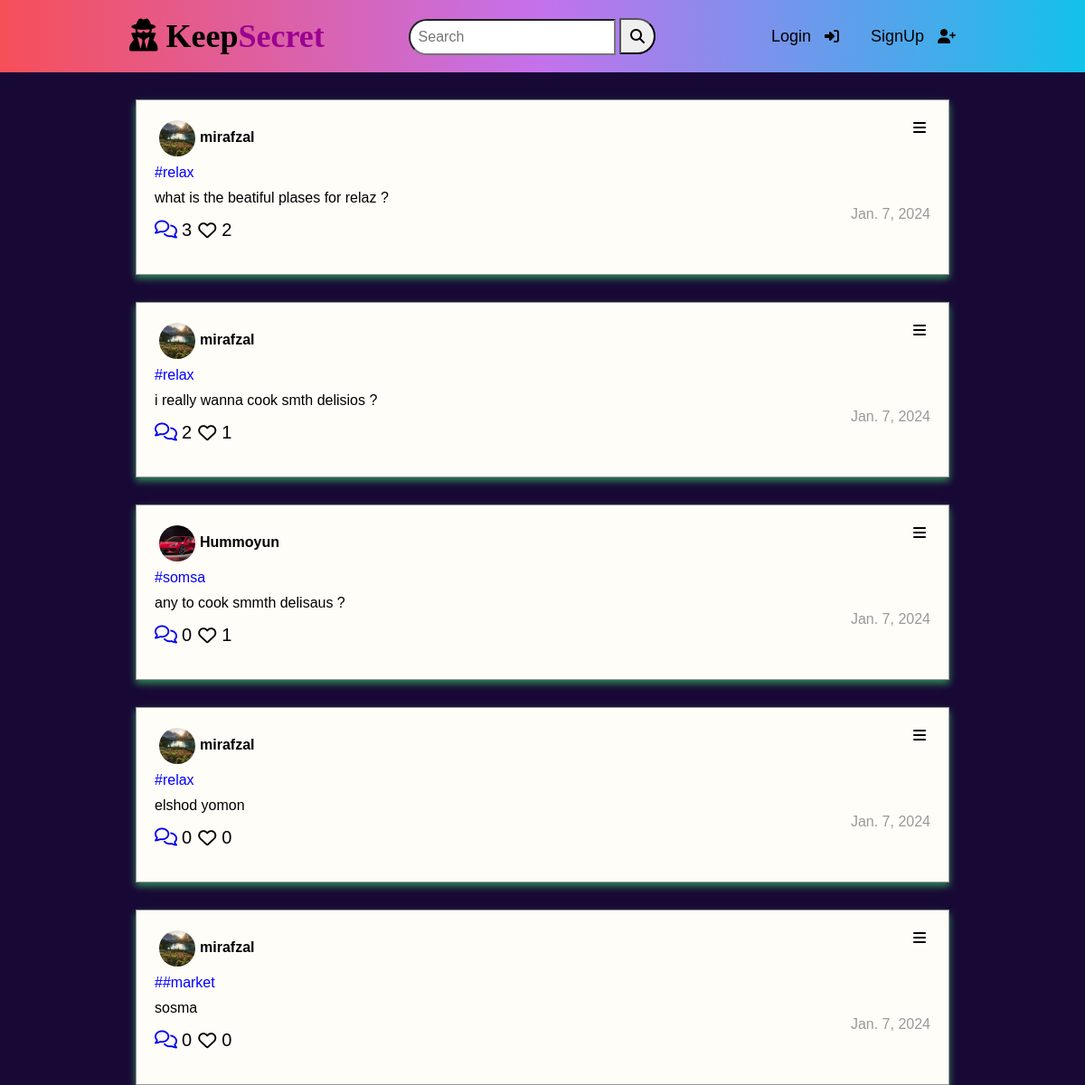
The page / on the database its author committed.
### posts/models.py (models this page shows, shortened)
class Post(models.Model):
    author = models.ForeignKey(User, on_delete=models.CASCADE)
    content = models.TextField()
    hashtags = models.ManyToManyField(Hashtag, related_name='posts')
    created_at = models.DateTimeField(auto_now_add=True)

class Hashtag(models.Model):
    name = models.CharField(max_length=100, unique=True)
    def __str__(self):
        return f"#{self.name}"

### user/models.py (models this page shows, shortened)
class Profile(models.Model):
    GENDER_CHOICES = [
        ('M', 'Male'),
        ('F', 'Female'),
        ('O', 'Other'),
    ]
    user = models.OneToOneField(User, on_delete=models.CASCADE)
    full_name = models.CharField(max_length=255)
    user_avatar = models.ImageField(upload_to='uploads/', default='default/defaultmale.png')
    phone_number = models.CharField(max_length=15, blank=True, validators=[
        RegexValidator(r'^\+?1?\d{9,15}$', message="Phone number must be entered in the format: '+999999999'. Up to 15 digits allowed.")
    ])
    gender = models.CharField(max_length=1, choices=GENDER_CHOICES, blank=True)

### posts/views.py (the view)
# urls.py: 2. Add a URL to urlpatterns:  path('', views.home, name='home')
def home(request):
    form = Post.objects.all()
    return render(request, 'posts/home.html', {'form':form})

### posts/templates/posts/home.html (shortened to what this page needs)
{% extends 'base.html' %}
{% block content %}
       <div class="container-homec">
       {% if form %}
       {% for i in form %}
        <div class="card-home">
            <div class="avatar-side">
                <div class="av">
                    <img height="40" style="border-radius: 100%;"  src="{{ i.author.profile.user_avatar.url }}" alt="" class="avatar">
                    <h4><a style="text-decoration: none; color: black" href="{% url 'post-detail' i.id %}">{{ i.author }}</a></h4>
                </div>
                <div class="setting"><i class="fa-solid fa-bars"></i></div>
            </div>
            <div class="topic">
                {% for m in i.hashtags.all  %}
                    <a style="text-decoration: none" href="hashtags/{{ m }}"><p style="color:blue" class="author">{{ m }}</p></a>
                {% endfor %}
            </div>
            <div class="content-home">
                <p class="content">{{ i.content }}</p>
            </div>
            <div class="degree">
                <div class="degree-nav">
                     <div class="comment">
                         <a href="{% url 'post-detail' i.id %}" style="font-size: 20px"><i class="fa-regular fa-comments"></i></a>
                         <p style="font-size: 20px; margin-bottom: 10px;" class="count"> {{ i.comments.count }}</p>
                     </div>
                    <div class="like-pt">
                            <form action="{% url 'like_post' post_id=i.id %}" method="post">
                               <button type="submit" class="like-bt" style="margin-bottom: 15px; font-size: 20px; border:1px solid rgba(0, 0, 0, 0)" ><i  class="like-kn fa-regular fa-heart"></i></button>
                            </form>
                    <p style="font-size: 20px" class="count">{{ i.likes.count }}</p>
                    </div>
                </div>
                <div class="time-create">
                    <p style="color:#999;">{{ i.created_at|date }}</p>
                </div>
            </div>
        </div>
       {% endfor %}
        {% else %}
            <h1 style="color:white; text-align: center; margin-top: 40px;">There aren't any posts</h1>
            <h1 style="text-align: center; margin-top: 10px; color:white;"><a style="color:white" href="{% url 'create_post-page' %}"> Add post </a></h1>
       {% endif %}
    </div>
{% endblock content %}

### user/static/css/style.css (style rules this page uses)
* { margin: 0; padding: 0; box-sizing: border-box; }
body { font-family: Arial, sans-serif; background: #180835; }
.like-bt { border:1px solid rgba(0, 0, 0, 0); margin-left: 6px; background-color: rgba(255, 255, 255, 0); }
.container-homec { height: 100vh; width: 900px; margin: auto; }
.card-home { margin-top: 30px; height: auto; width: 100%; padding:20px; border:1px solid #999; background-color: #fffdf8; box-shadow: 0 4px 8px seagreen; }
.avatar-side { padding:2px 5px ; height: 46px; width: 100%; display: flex; justify-content: space-between; position: relative; }
.av { display: flex; }
.av>h4 { margin-top: 10px; margin-left: 5px; font-family: Arial, Helvetica, sans-serif; }
.av >img { height: 40px; width: 40px; object-fit: cover; }
.topic { margin-top: 5px; }
.content-home { margin-top: 10px; }
.degree { display: flex; justify-content: space-between; text-align: center; }
.degree-nav { margin-top: 15px; display: flex; }
.degree-nav>.like-pt { display: flex; }
.comment { display: flex; }
.count { margin-left: 5px; }
.like-pt { display: flex; }
.like-bt { font-size: 15px; margin-bottom: 10px; }

### rows shown on the page
Post: author.profile.user_avatar (picture), author "mirafzal", content "what is the beatiful plases for relaz ?", comments.count "3", likes.count "2", created_at "Jan. 7, 2024"
Hashtag: name "#relax"
Post: author.profile.user_avatar (picture), author "mirafzal", content "i really wanna cook smth delisios ?", comments.count "2", likes.count "1", created_at "Jan. 7, 2024"
Post: author.profile.user_avatar (picture), author "Hummoyun", content "any to cook smmth delisaus ?", comments.count "0", likes.count "1", created_at "Jan. 7, 2024"
Hashtag: name "#somsa"
Post: author.profile.user_avatar (picture), author "mirafzal", content "elshod yomon", comments.count "0", likes.count "0", created_at "Jan. 7, 2024"
Post: author.profile.user_avatar (picture), author "mirafzal", content "sosma", comments.count "0", likes.count "0", created_at "Jan. 7, 2024"
Hashtag: name "##market"
